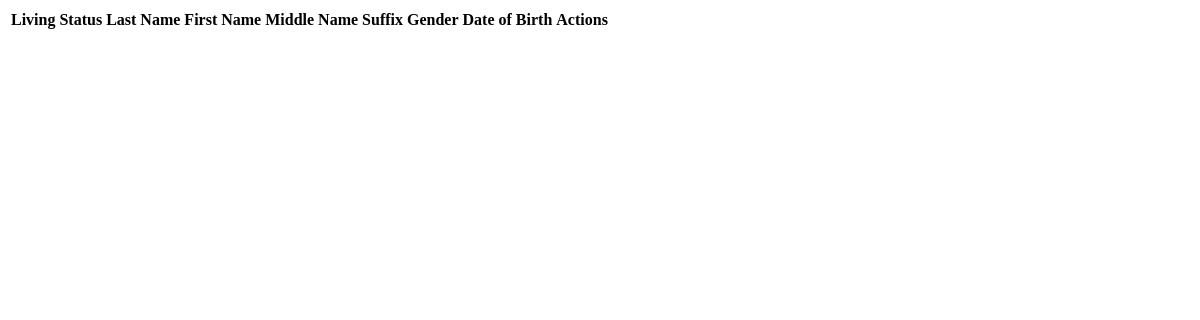
Page /children-data/ (signed in) on the earlier database version.
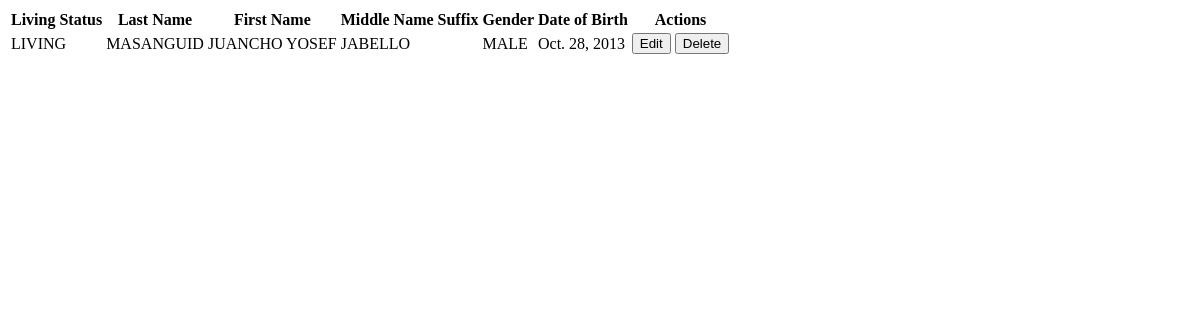
Same page on the later database version.
### rma/models.py (models this page shows, shortened)
class Children(models.Model):
    user = models.ForeignKey(User, on_delete=models.CASCADE)
    living_status = Uppercase('Living Status',max_length=9, choices=LIVING_STATUS)
    last_name = Uppercase('Last name (Maiden)',max_length=200)
    first_name = Uppercase('First name',max_length=200)
    middle_name = Uppercase('Middle name',max_length=200, blank=True)
    suffix = Uppercase('Suffix',max_length=3, null=False, blank=True, choices=SUFFIX)
    gender =  models.CharField('Gender',max_length=6, choices=GENDER)
    date_of_birth = models.DateField()
    class Meta:
        verbose_name_plural = "Children"

### rma/views.py (the view)
# urls.py: path('children-data/', views.children_data, name='children-data'),
@login_required()
def children_data(request):
    obj_children = Children.objects.filter(user_id=request.user)
    return render(request, 'loaded_data/children_data.html',{'obj_children':obj_children})

### templates/loaded_data/children_data.html
<div class="col-12">
    <table class="table">
        <thead>
            <tr>
                <th scope="col">Living Status</th>
                <th scope="col">Last Name</th>
                <th scope="col">First Name</th>
                <th scope="col">Middle Name</th>
                <th scope="col">Suffix</th>
                <th scope="col">Gender</th>
                <th scope="col">Date of Birth</th>
                <th scope="col">Actions</th>
            </tr>
        </thead>
        <tbody>
            {% for children in obj_children %}
                <tr>
                    <td>{{children.living_status}}</td>
                    <td>{{children.last_name}}</td>
                    <td>{{children.first_name}}</td>
                    <td>{{children.middle_name}}</td>
                    <td>{{children.suffix}}</td>
                    <td>{{children.gender}}</td>
                    <td>{{children.date_of_birth}}</td>
                    <td>
                        <button type="button" class="btn btn-primary btn-sm" hx-get="{% url 'children-edit' children.id %}" hx-target="#children-modal-dialog" data-bs-toggle="modal" data-bs-target="#children-modal">Edit</button>
                        <button type="button" class="btn btn-danger btn-sm" hx-get="{% url 'children-delete' children.id %}" hx-target="#delete-modal-dialog" data-bs-toggle="modal" data-bs-target="#delete-modal">Delete</button>
                    </td>
                </tr>
            {% endfor %}
        </tbody>
    </table>
</div>

Differences in the rows shown:
added Children: living_status "LIVING", last_name "MASANGUID", first_name "JUANCHO YOSEF", middle_name "JABELLO", gender "MALE", date_of_birth "Oct. 28, 2013"
